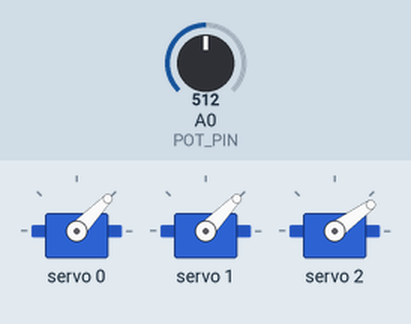
This sketch was run on a simulated Arduino Uno, built with avr-gcc and run on an emulated ATmega328P. On the bench: 3 × servo. The inputs (shaded band) are chosen by the test bench; at power-on: A0 (POT_PIN) = 512. What the sketch prints to the serial monitor is not drawn.

Above: at 2.7 s.
2.8 s: A0 (POT_PIN) set to 716
At 3.14 s:
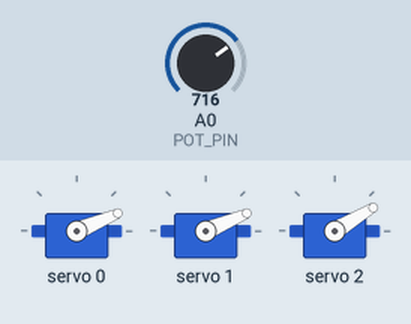
5.8 s: A0 (POT_PIN) set to 511
At 6.31 s:
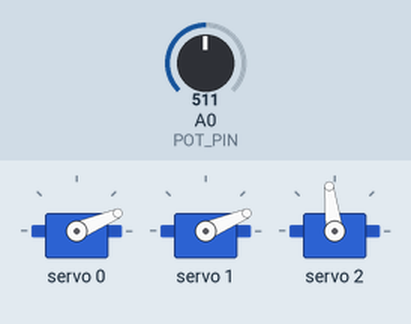
8.8 s: A0 (POT_PIN) set to 130
11.8 s: A0 (POT_PIN) set to 35
14.8 s: A0 (POT_PIN) set to 150
17.8 s: A0 (POT_PIN) set to 0
Timing chart, 0 to 21.8 s (numbered marks = the images above; inputs shaded):
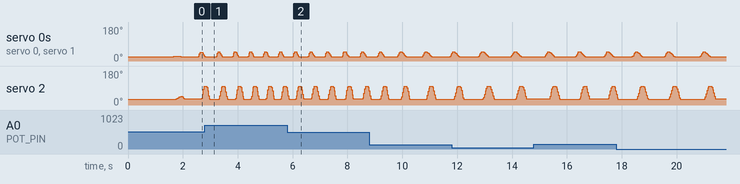

The sketch:

02.ino
```cpp
/*
  Nilheim Mechatronics Servo Heart – biologically sequenced driver (rev B)
  Requires: Adafruit PWM Servo Driver Library
  https://github.com/adafruit/Adafruit-PWM-Servo-Driver-Library

  Changes in rev B:
  - Power-on soft-start: 1.5 s supply settle + ~1.2 s amplitude ramp for first beats
  - Enforced atria→AV buffer→ventricular sequence even when BPM changes
  - Guaranteed diastolic reserve per cycle (prevents “no-fill” at high BPM)
  - I2C update deadband to reduce jitter
  - Safer Wire.setClock use
*/

#include <Wire.h>
#include <Adafruit_PWMServoDriver.h>

// ============ User configuration ============

// I2C address for PCA9685 (0x40 is default for most boards)
constexpr uint8_t PCA9685_ADDR = 0x40;

// Servo channels
constexpr uint8_t SERVO_ATRIA_L = 0;
constexpr uint8_t SERVO_ATRIA_R = 1;
constexpr uint8_t SERVO_VENT    = 2;

// Analog pin for BPM control
constexpr uint8_t POT_PIN = A0;

// PCA9685 frequency (60 Hz typical for analog servos)
constexpr float SERVO_PWM_HZ = 60.0f;

// Pot to BPM mapping and filtering
constexpr int    BPM_MIN = 45;
constexpr int    BPM_MAX = 140;
constexpr float  POT_EMA_ALPHA = 0.08f;  // 0..1; lower = smoother
constexpr uint32_t POT_UPDATE_MS = 60;   // resample pot every this many ms

// Motion smoothing: minimum time between command updates
constexpr uint32_t SERVO_UPDATE_MS = 15; // ~66 Hz command rate

// Soft-start (power and first beats)
constexpr uint32_t POWER_ON_DELAY_MS   = 1500;  // let supply settle
constexpr uint32_t SOFTSTART_RAMP_MS   = 1200;  // ease amplitude into first beats

// Physiologic guards
constexpr uint32_t ATRIA_VENT_GAP_MS   = 30;    // atria finish at least this before vent starts
constexpr float    DIASTOLIC_MIN_FRAC  = 0.18f; // keep ≥18% of cycle for diastole
constexpr uint32_t DIASTOLIC_MIN_MS_LO = 120;   // clamp floor
constexpr uint32_t DIASTOLIC_MIN_MS_HI = 400;   // clamp ceiling

// I2C update deadband (PWM counts 0..4095); avoid spam for ±1-count noise
constexpr uint16_t PWM_CHANGE_DEADBAND = 2;

// ============ Small helpers (non-templated to avoid Arduino prototype issues) ============
static inline float clampf(float v, float lo, float hi) {
  if (v < lo) return lo;
  if (v > hi) return hi;
  return v;
}
static inline int clampi(int v, int lo, int hi) {
  if (v < lo) return lo;
  if (v > hi) return hi;
  return v;
}
static inline uint32_t clampu32(uint32_t v, uint32_t lo, uint32_t hi) {
  if (v < lo) return lo;
  if (v > hi) return hi;
  return v;
}
static inline uint16_t absDiffU16(uint16_t a, uint16_t b) {
  return (a > b) ? (uint16_t)(a - b) : (uint16_t)(b - a);
}

// Easing function: cubic smoothstep (no powf needed)
inline float easeSmoothStep(float x) {
  if (x <= 0.0f) return 0.0f;
  if (x >= 1.0f) return 1.0f;
  return x * x * (3.0f - 2.0f * x); // 3x^2 - 2x^3
}

// Per-servo calibration: set pulses (0..4095) and motion angles (deg 0..180)
struct ServoCal {
  uint16_t minPulse;           // pulse count at 0 deg
  uint16_t maxPulse;           // pulse count at 180 deg
  float    relaxedAngleDeg;    // resting position
  float    contractedAngleDeg; // peak contraction position
};

// Defaults are conservative; tune to your mechanics.
ServoCal cal[3] = {
  // Atria L
  { 140, 520,  25.0f,  55.0f },
  // Atria R
  { 140, 520,  25.0f,  55.0f },
  // Ventricle
  { 140, 520,  35.0f, 115.0f }
};

// ============ Internals ============

Adafruit_PWMServoDriver pwm = Adafruit_PWMServoDriver(PCA9685_ADDR);

// Cache last pulse to avoid redundant I2C updates
uint16_t lastPulse[3] = { 0xFFFF, 0xFFFF, 0xFFFF };

// Pot filtering
uint16_t potRaw = 0;
float    potEMA = 0.0f;
uint32_t lastPotSampleMs = 0;

// BPM smoothing: slew-rate limit BPM changes to avoid sudden shifts
float    bpmCurrent = 60.0f;     // Start at a sane value
constexpr float BPM_SLEW_PER_SEC = 60.0f; // max BPM change per second

// Timing the heart cycle
uint32_t cycleStartMs = 0;
uint32_t lastServoUpdateMs = 0;

// Soft-start window
uint32_t softStartBeginMs = 0;
uint32_t softStartEndMs   = 0;

// Precomputed phase durations for the current cycle (in ms)
struct CycleTiming {
  uint32_t cycleMs;
  uint32_t avDelayMs;
  uint32_t atriaContractMs;
  uint32_t atriaRelaxStartMs;
  uint32_t atriaRelaxMs;
  uint32_t ventContractMs;
  uint32_t ventHoldMs;
  uint32_t ventRelaxMs;
  uint32_t ventRelaxEndMs;
};
CycleTiming timing = {0};

// Convert angle (deg) to pulse count for a specific servo
uint16_t angleToPulse(uint8_t servoIdx, float angleDeg) {
  angleDeg = clampf(angleDeg, 0.0f, 180.0f);
  const ServoCal &c = cal[servoIdx];
  float t = angleDeg / 180.0f;
  float pulse = c.minPulse + t * (float)(c.maxPulse - c.minPulse);
  int p = clampi((int)pulse, 0, 4095);
  return (uint16_t)p;
}

// Write angle to a servo with change suppression + deadband
void writeServoAngle(uint8_t servoIdx, float angleDeg) {
  uint16_t pulse = angleToPulse(servoIdx, angleDeg);
  if (lastPulse[servoIdx] == 0xFFFF || absDiffU16(lastPulse[servoIdx], pulse) >= PWM_CHANGE_DEADBAND) {
    pwm.setPWM(servoIdx, 0, pulse);
    lastPulse[servoIdx] = pulse;
  }
}

// Compute heart timings from BPM with physiologic guards
void computeTimings(float bpm) {
  bpm = clampf(bpm, (float)BPM_MIN, (float)BPM_MAX);
  uint32_t cycleMs = (uint32_t)(60000.0f / bpm);

  // Keep a real diastolic reserve
  uint32_t diastolicMin = clampu32((uint32_t)(DIASTOLIC_MIN_FRAC * cycleMs),
                                   DIASTOLIC_MIN_MS_LO, DIASTOLIC_MIN_MS_HI);

  // AV delay ~100–170 ms (scaled)
  uint32_t avDelay = (uint32_t)clampf(0.14f * cycleMs, 100.0f, 170.0f);

  // Atrial contraction 100–180 ms, but ensure it finishes before vent starts
  uint32_t atriaContract = (uint32_t)clampf(0.16f * cycleMs, 100.0f, 180.0f);
  if (atriaContract + ATRIA_VENT_GAP_MS > avDelay) {
    atriaContract = (avDelay > ATRIA_VENT_GAP_MS) ? (avDelay - ATRIA_VENT_GAP_MS) : (avDelay / 2);
    atriaContract = clampu32(atriaContract, 70, 180);
  }

  // Ventricular systole ~36% of cycle (then split)
  uint32_t ventTotal = (uint32_t)clampf(0.36f * cycleMs, 260.0f, 420.0f);
  uint32_t ventContract = (uint32_t)clampf(0.40f * ventTotal, 120.0f, 230.0f);
  uint32_t ventHold     = (uint32_t)clampf(0.20f * ventTotal,  70.0f, 150.0f);
  uint32_t ventRelax    = (uint32_t)clampf(0.40f * ventTotal, 120.0f, 230.0f);

  // Ensure diastolic reserve
  uint32_t vEnd = avDelay + ventContract + ventHold + ventRelax;
  if (cycleMs - vEnd < diastolicMin) {
    uint32_t need = diastolicMin - (cycleMs - vEnd);
    uint32_t shrinkable = ventContract + ventHold + ventRelax;
    if (need < shrinkable) {
      float s = (float)(shrinkable - need) / (float)shrinkable;
      ventContract = clampu32((uint32_t)(ventContract * s), 100, 220);
      ventHold     = clampu32((uint32_t)(ventHold     * s),  60, 140);
      ventRelax    = clampu32((uint32_t)(ventRelax    * s), 100, 220);
    } else {
      ventContract = 100; ventHold = 60; ventRelax = 100;
    }
    vEnd = avDelay + ventContract + ventHold + ventRelax;
  }

  // Atria begin relaxing as the ventricle starts (mimics AV valve closure timing)
  uint32_t atriaRelaxStart = avDelay;
  uint32_t atriaRelax      = (uint32_t)clampf(0.22f * cycleMs, 100.0f, 220.0f);

  timing.cycleMs           = cycleMs;
  timing.avDelayMs         = avDelay;
  timing.atriaContractMs   = atriaContract;
  timing.atriaRelaxStartMs = atriaRelaxStart;
  timing.atriaRelaxMs      = atriaRelax;
  timing.ventContractMs    = ventContract;
  timing.ventHoldMs        = ventHold;
  timing.ventRelaxMs       = ventRelax;
  timing.ventRelaxEndMs    = vEnd;
}

// Get eased position for a motion that starts at t0 and lasts durMs
// Returns 0..1 eased progress; 0 when before start, 1 when after end.
float easedProgress(uint32_t nowInCycleMs, uint32_t t0, uint32_t durMs) {
  if (nowInCycleMs <= t0) return 0.0f;
  uint32_t dt = nowInCycleMs - t0;
  if (dt >= durMs) return 1.0f;
  float x = (float)dt / (float)durMs;
  return easeSmoothStep(x);
}

// Compute amplitude scale during soft-start (ramps 0→1)
float softstartScale(uint32_t nowMs) {
  if (nowMs <= softStartBeginMs) return 0.0f;
  if (nowMs >= softStartEndMs)   return 1.0f;
  float x = (float)(nowMs - softStartBeginMs) / (float)(softStartEndMs - softStartBeginMs);
  return easeSmoothStep(x);
}

// Update pot and compute target BPM smoothly
void updateBPM(uint32_t nowMs) {
  if (nowMs - lastPotSampleMs >= POT_UPDATE_MS) {
    lastPotSampleMs = nowMs;
    uint16_t raw = analogRead(POT_PIN); // 0..1023
    potRaw = raw;
    // initialize EMA on first run
    if (potEMA <= 0.01f) potEMA = (float)raw;
    potEMA = potEMA + POT_EMA_ALPHA * ((float)raw - potEMA);

    // Map filtered pot to target BPM
    float targetBPM = BPM_MIN + (BPM_MAX - BPM_MIN) * (potEMA / 1023.0f);

    // Slew-rate limit BPM changes to avoid sudden shifts
    static uint32_t lastMs = nowMs;
    float dtSec = (nowMs - lastMs) / 1000.0f;
    lastMs = nowMs;
    float maxDelta = BPM_SLEW_PER_SEC * dtSec;
    float delta = targetBPM - bpmCurrent;
    if (delta >  maxDelta) delta =  maxDelta;
    if (delta < -maxDelta) delta = -maxDelta;
    bpmCurrent += delta;
  }
}

// Drives servos according to current time within the cycle
void updateHeart(uint32_t nowMs) {
  // Start a new cycle if we’re past the end
  if (nowMs - cycleStartMs >= timing.cycleMs) {
    cycleStartMs = nowMs;
    // recompute timings at the start of the cycle, in case BPM changed
    computeTimings(bpmCurrent);
  }

  // Only update servos at a limited rate
  if (nowMs - lastServoUpdateMs < SERVO_UPDATE_MS) return;
  lastServoUpdateMs = nowMs;

  uint32_t t = nowMs - cycleStartMs;

  // Global amplitude scale for first ~1.2s after start
  float amp = softstartScale(nowMs);

  // ATRIA: contract from relaxed to contracted [0 .. atriaContractMs]
  float a_relaxed = cal[SERVO_ATRIA_L].relaxedAngleDeg;   // same for L/R
  float a_contr   = cal[SERVO_ATRIA_L].contractedAngleDeg;

  float a_prog_contract = easedProgress(t, 0, timing.atriaContractMs);
  float atriaAngle = a_relaxed + (a_contr - a_relaxed) * a_prog_contract;

  // After atriaRelaxStartMs, relax back over atriaRelaxMs
  float a_prog_relax = easedProgress(t, timing.atriaRelaxStartMs, timing.atriaRelaxMs);
  atriaAngle = atriaAngle + (a_relaxed - atriaAngle) * a_prog_relax;

  // Apply soft-start amplitude to atria excursion
  atriaAngle = a_relaxed + (atriaAngle - a_relaxed) * amp;

  // VENTRICLE:
  float v_relaxed = cal[SERVO_VENT].relaxedAngleDeg;
  float v_contr   = cal[SERVO_VENT].contractedAngleDeg;

  uint32_t v_t0 = timing.avDelayMs;
  uint32_t v_t1 = v_t0 + timing.ventContractMs;
  uint32_t v_t2 = v_t1 + timing.ventHoldMs;
  uint32_t v_t3 = v_t2 + timing.ventRelaxMs; // equals timing.ventRelaxEndMs

  float ventAngle = v_relaxed;

  // Contract phase
  float v_prog_contract = easedProgress(t, v_t0, timing.ventContractMs);
  ventAngle = v_relaxed + (v_contr - v_relaxed) * v_prog_contract;

  // Hold phase: keep at contracted
  if (t >= v_t1 && t < v_t2) {
    ventAngle = v_contr;
  }

  // Relax phase
  float v_prog_relax = easedProgress(t, v_t2, timing.ventRelaxMs);
  if (t >= v_t2) {
    ventAngle = v_contr + (v_relaxed - v_contr) * v_prog_relax;
  }

  // Apply soft-start amplitude to vent excursion
  ventAngle = v_relaxed + (ventAngle - v_relaxed) * amp;

  // Write outputs (both atria get same angle)
  writeServoAngle(SERVO_ATRIA_L, atriaAngle);
  writeServoAngle(SERVO_ATRIA_R, atriaAngle);
  writeServoAngle(SERVO_VENT,    ventAngle);
}

void setup() {
  pinMode(POT_PIN, INPUT);

  Serial.begin(115200);
  delay(50);
  Serial.println("Nilheim Heart – biologically sequenced servo driver (rev B)");

  Wire.begin();
  // Safer I2C speed: many boards support 400 kHz; ignore if not.
  #if defined(ARDUINO_ARCH_AVR) || defined(ARDUINO_ARCH_SAMD) || defined(ARDUINO_ARCH_ESP32) || defined(ARDUINO_ARCH_RP2040)
    Wire.setClock(400000);
  #endif

  pwm.begin();
  pwm.setPWMFreq(SERVO_PWM_HZ);
  delay(10);

  // Give power rails time to settle before we hold any position
  delay(POWER_ON_DELAY_MS);

  // Initialize EMA
  potRaw = analogRead(POT_PIN);
  potEMA = (float)potRaw;

  // Initialize timings
  computeTimings(bpmCurrent);
  cycleStartMs = millis();

  // Soft-start window
  softStartBeginMs = cycleStartMs;                 // ramp begins with first cycle
  softStartEndMs   = softStartBeginMs + SOFTSTART_RAMP_MS;

  // Initialize servos at relaxed positions
  writeServoAngle(SERVO_ATRIA_L, cal[SERVO_ATRIA_L].relaxedAngleDeg);
  writeServoAngle(SERVO_ATRIA_R, cal[SERVO_ATRIA_R].relaxedAngleDeg);
  writeServoAngle(SERVO_VENT,    cal[SERVO_VENT].relaxedAngleDeg);
}

void loop() {
  uint32_t now = millis();
  updateBPM(now);
  updateHeart(now);

  // Small idle to keep loop cooperative
  delay(2);
}
```
